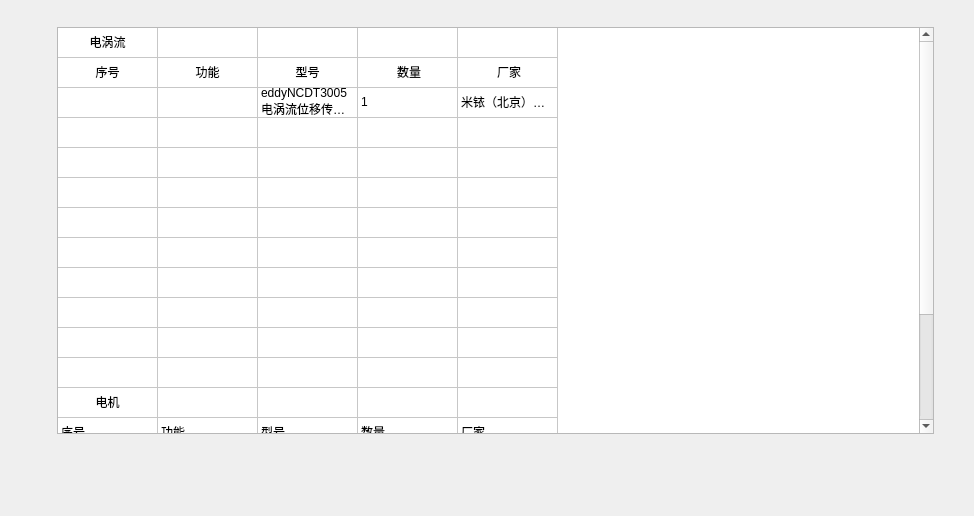
<?xml version="1.0" encoding="UTF-8"?>
<ui version="4.0">
 <class>DlgDeviceList</class>
 <widget class="QDialog" name="DlgDeviceList">
  <property name="geometry">
   <rect>
    <x>0</x>
    <y>0</y>
    <width>974</width>
    <height>516</height>
   </rect>
  </property>
  <property name="windowTitle">
   <string>Dialog</string>
  </property>
  <widget class="QWidget" name="horizontalLayoutWidget">
   <property name="geometry">
    <rect>
     <x>50</x>
     <y>20</y>
     <width>891</width>
     <height>421</height>
    </rect>
   </property>
   <layout class="QHBoxLayout" name="horizontalLayout">
    <property name="leftMargin">
     <number>7</number>
    </property>
    <property name="topMargin">
     <number>7</number>
    </property>
    <property name="rightMargin">
     <number>7</number>
    </property>
    <property name="bottomMargin">
     <number>7</number>
    </property>
    <item>
     <widget class="QTableWidget" name="tableWidget">
      <attribute name="horizontalHeaderVisible">
       <bool>false</bool>
      </attribute>
      <attribute name="verticalHeaderVisible">
       <bool>false</bool>
      </attribute>
      <row>
       <property name="text">
        <string/>
       </property>
      </row>
      <row>
       <property name="text">
        <string>1</string>
       </property>
      </row>
      <row>
       <property name="text">
        <string>2</string>
       </property>
      </row>
      <row>
       <property name="text">
        <string>3</string>
       </property>
      </row>
      <row>
       <property name="text">
        <string>4</string>
       </property>
      </row>
      <row>
       <property name="text">
        <string>新建行</string>
       </property>
      </row>
      <row>
       <property name="text">
        <string>新建行</string>
       </property>
      </row>
      <row>
       <property name="text">
        <string>新建行</string>
       </property>
      </row>
      <row>
       <property name="text">
        <string>新建行</string>
       </property>
      </row>
      <row>
       <property name="text">
        <string>新建行</string>
       </property>
      </row>
      <row>
       <property name="text">
        <string>新建行</string>
       </property>
      </row>
      <row>
       <property name="text">
        <string>新建行</string>
       </property>
      </row>
      <row>
       <property name="text">
        <string>5</string>
       </property>
      </row>
      <row>
       <property name="text">
        <string>新建行</string>
       </property>
      </row>
      <row>
       <property name="text">
        <string>6</string>
       </property>
      </row>
      <row>
       <property name="text">
        <string>7</string>
       </property>
      </row>
      <row>
       <property name="text">
        <string>8</string>
       </property>
      </row>
      <row>
       <property name="text">
        <string>10</string>
       </property>
      </row>
      <column>
       <property name="text">
        <string>1</string>
       </property>
      </column>
      <column>
       <property name="text">
        <string>2</string>
       </property>
      </column>
      <column>
       <property name="text">
        <string>3</string>
       </property>
      </column>
      <column>
       <property name="text">
        <string>4</string>
       </property>
      </column>
      <column>
       <property name="text">
        <string>5</string>
       </property>
      </column>
      <item row="0" column="0">
       <property name="text">
        <string>电涡流</string>
       </property>
       <property name="textAlignment">
        <set>AlignCenter</set>
       </property>
      </item>
      <item row="0" column="1">
       <property name="text">
        <string/>
       </property>
      </item>
      <item row="1" column="0">
       <property name="text">
        <string>序号</string>
       </property>
       <property name="textAlignment">
        <set>AlignCenter</set>
       </property>
      </item>
      <item row="1" column="1">
       <property name="text">
        <string>功能</string>
       </property>
       <property name="textAlignment">
        <set>AlignCenter</set>
       </property>
      </item>
      <item row="1" column="2">
       <property name="text">
        <string>型号</string>
       </property>
       <property name="textAlignment">
        <set>AlignCenter</set>
       </property>
      </item>
      <item row="1" column="3">
       <property name="text">
        <string> 数量</string>
       </property>
       <property name="textAlignment">
        <set>AlignCenter</set>
       </property>
      </item>
      <item row="1" column="4">
       <property name="text">
        <string> 厂家</string>
       </property>
       <property name="textAlignment">
        <set>AlignCenter</set>
       </property>
      </item>
      <item row="2" column="0">
       <property name="text">
        <string/>
       </property>
       <property name="textAlignment">
        <set>AlignCenter</set>
       </property>
      </item>
      <item row="2" column="2">
       <property name="text">
        <string>eddyNCDT3005 电涡流位移传感器</string>
       </property>
      </item>
      <item row="2" column="3">
       <property name="text">
        <string>1</string>
       </property>
      </item>
      <item row="2" column="4">
       <property name="text">
        <string>米铱（北京）测试技术有限公司</string>
       </property>
      </item>
      <item row="3" column="0">
       <property name="text">
        <string/>
       </property>
       <property name="textAlignment">
        <set>AlignCenter</set>
       </property>
      </item>
      <item row="4" column="0">
       <property name="text">
        <string/>
       </property>
       <property name="textAlignment">
        <set>AlignCenter</set>
       </property>
      </item>
      <item row="12" column="0">
       <property name="text">
        <string>电机</string>
       </property>
       <property name="textAlignment">
        <set>AlignCenter</set>
       </property>
      </item>
      <item row="13" column="0">
       <property name="text">
        <string>序号</string>
       </property>
      </item>
      <item row="13" column="1">
       <property name="text">
        <string>功能</string>
       </property>
      </item>
      <item row="13" column="2">
       <property name="text">
        <string>型号</string>
       </property>
      </item>
      <item row="13" column="3">
       <property name="text">
        <string>数量</string>
       </property>
      </item>
      <item row="13" column="4">
       <property name="text">
        <string>厂家</string>
       </property>
      </item>
     </widget>
    </item>
   </layout>
  </widget>
 </widget>
 <resources/>
 <connections/>
</ui>
